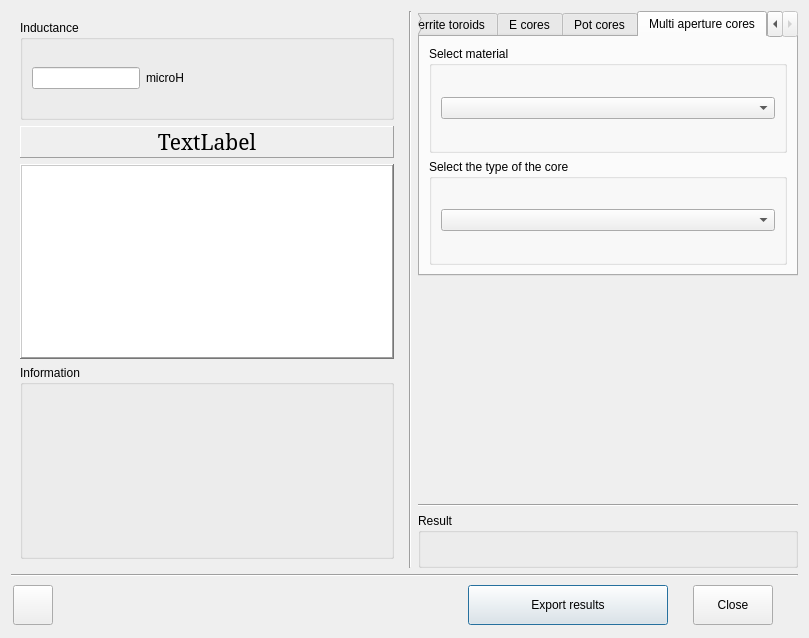
<?xml version="1.0" encoding="UTF-8"?>
<ui version="4.0">
 <class>Amidon</class>
 <widget class="QDialog" name="Amidon">
  <property name="windowModality">
   <enum>Qt::WindowModal</enum>
  </property>
  <property name="geometry">
   <rect>
    <x>0</x>
    <y>0</y>
    <width>809</width>
    <height>638</height>
   </rect>
  </property>
  <property name="windowTitle">
   <string>Amidon™ inc. Cores</string>
  </property>
  <property name="windowIcon">
   <iconset resource="res.qrc">
    <normaloff>:/menu_ico/res/icons8-a-32.png</normaloff>:/menu_ico/res/icons8-a-32.png</iconset>
  </property>
  <property name="locale">
   <locale language="English" country="UnitedStates"/>
  </property>
  <layout class="QVBoxLayout" name="verticalLayout_3">
   <item>
    <layout class="QHBoxLayout" name="horizontalLayout">
     <item>
      <widget class="QWidget" name="verticalWidget" native="true">
       <property name="sizePolicy">
        <sizepolicy hsizetype="Fixed" vsizetype="Preferred">
         <horstretch>0</horstretch>
         <verstretch>0</verstretch>
        </sizepolicy>
       </property>
       <layout class="QVBoxLayout" name="verticalLayout">
        <item>
         <widget class="QGroupBox" name="groupBox_ind">
          <property name="sizePolicy">
           <sizepolicy hsizetype="Preferred" vsizetype="Fixed">
            <horstretch>0</horstretch>
            <verstretch>0</verstretch>
           </sizepolicy>
          </property>
          <property name="minimumSize">
           <size>
            <width>0</width>
            <height>0</height>
           </size>
          </property>
          <property name="maximumSize">
           <size>
            <width>374</width>
            <height>100</height>
           </size>
          </property>
          <property name="title">
           <string>Inductance</string>
          </property>
          <layout class="QHBoxLayout" name="horizontalLayout_3">
           <item>
            <widget class="QLineEdit" name="lineEdit_ind">
             <property name="sizePolicy">
              <sizepolicy hsizetype="Fixed" vsizetype="Fixed">
               <horstretch>0</horstretch>
               <verstretch>0</verstretch>
              </sizepolicy>
             </property>
            </widget>
           </item>
           <item>
            <widget class="QLabel" name="label_2">
             <property name="sizePolicy">
              <sizepolicy hsizetype="Preferred" vsizetype="Fixed">
               <horstretch>0</horstretch>
               <verstretch>0</verstretch>
              </sizepolicy>
             </property>
             <property name="text">
              <string notr="true">microH</string>
             </property>
            </widget>
           </item>
          </layout>
         </widget>
        </item>
        <item>
         <widget class="QLabel" name="label">
          <property name="sizePolicy">
           <sizepolicy hsizetype="Preferred" vsizetype="Fixed">
            <horstretch>0</horstretch>
            <verstretch>0</verstretch>
           </sizepolicy>
          </property>
          <property name="font">
           <font>
            <family>Serif</family>
            <pointsize>16</pointsize>
            <weight>50</weight>
            <italic>false</italic>
            <bold>false</bold>
           </font>
          </property>
          <property name="styleSheet">
           <string notr="true">font: 16pt &quot;Serif&quot;;</string>
          </property>
          <property name="frameShape">
           <enum>QFrame::Panel</enum>
          </property>
          <property name="frameShadow">
           <enum>QFrame::Raised</enum>
          </property>
          <property name="text">
           <string notr="true">TextLabel</string>
          </property>
          <property name="textFormat">
           <enum>Qt::RichText</enum>
          </property>
          <property name="alignment">
           <set>Qt::AlignCenter</set>
          </property>
          <property name="margin">
           <number>8</number>
          </property>
         </widget>
        </item>
        <item>
         <widget class="QGraphicsView" name="graphArea">
          <property name="sizePolicy">
           <sizepolicy hsizetype="Expanding" vsizetype="Preferred">
            <horstretch>0</horstretch>
            <verstretch>0</verstretch>
           </sizepolicy>
          </property>
          <property name="minimumSize">
           <size>
            <width>374</width>
            <height>0</height>
           </size>
          </property>
          <property name="maximumSize">
           <size>
            <width>374</width>
            <height>281</height>
           </size>
          </property>
          <property name="frameShape">
           <enum>QFrame::WinPanel</enum>
          </property>
          <property name="frameShadow">
           <enum>QFrame::Raised</enum>
          </property>
         </widget>
        </item>
        <item>
         <widget class="QGroupBox" name="groupBox_info">
          <property name="sizePolicy">
           <sizepolicy hsizetype="Preferred" vsizetype="Preferred">
            <horstretch>0</horstretch>
            <verstretch>0</verstretch>
           </sizepolicy>
          </property>
          <property name="title">
           <string>Information</string>
          </property>
          <layout class="QVBoxLayout" name="verticalLayout_4">
           <item>
            <widget class="QLabel" name="label_info">
             <property name="sizePolicy">
              <sizepolicy hsizetype="Preferred" vsizetype="Preferred">
               <horstretch>0</horstretch>
               <verstretch>0</verstretch>
              </sizepolicy>
             </property>
             <property name="minimumSize">
              <size>
               <width>0</width>
               <height>0</height>
              </size>
             </property>
             <property name="maximumSize">
              <size>
               <width>16777215</width>
               <height>16777215</height>
              </size>
             </property>
             <property name="text">
              <string notr="true"/>
             </property>
             <property name="scaledContents">
              <bool>true</bool>
             </property>
             <property name="alignment">
              <set>Qt::AlignLeading|Qt::AlignLeft|Qt::AlignTop</set>
             </property>
             <property name="wordWrap">
              <bool>true</bool>
             </property>
            </widget>
           </item>
          </layout>
         </widget>
        </item>
       </layout>
      </widget>
     </item>
     <item>
      <widget class="Line" name="line_2">
       <property name="orientation">
        <enum>Qt::Vertical</enum>
       </property>
      </widget>
     </item>
     <item>
      <layout class="QVBoxLayout" name="verticalLayout_2">
       <property name="sizeConstraint">
        <enum>QLayout::SetMaximumSize</enum>
       </property>
       <item>
        <widget class="QTabWidget" name="tabWidget">
         <property name="sizePolicy">
          <sizepolicy hsizetype="Preferred" vsizetype="Preferred">
           <horstretch>0</horstretch>
           <verstretch>0</verstretch>
          </sizepolicy>
         </property>
         <property name="currentIndex">
          <number>4</number>
         </property>
         <widget class="QWidget" name="tab_airon_tor">
          <attribute name="title">
           <string>Iron powder toroids</string>
          </attribute>
          <layout class="QVBoxLayout" name="verticalLayout_5">
           <item>
            <widget class="QGroupBox" name="groupBox_tm">
             <property name="title">
              <string>Select material of the toroid</string>
             </property>
             <layout class="QHBoxLayout" name="horizontalLayout_5">
              <item>
               <widget class="QComboBox" name="comboBox_tm"/>
              </item>
             </layout>
            </widget>
           </item>
           <item>
            <widget class="QGroupBox" name="groupBox_td">
             <property name="title">
              <string>Select dimension type of the toroid</string>
             </property>
             <layout class="QHBoxLayout" name="horizontalLayout_6">
              <item>
               <widget class="QComboBox" name="comboBox_td"/>
              </item>
             </layout>
            </widget>
           </item>
          </layout>
         </widget>
         <widget class="QWidget" name="tab_ferrite_tor">
          <attribute name="title">
           <string>Ferrite toroids</string>
          </attribute>
          <layout class="QVBoxLayout" name="verticalLayout_6">
           <item>
            <widget class="QGroupBox" name="groupBox_fm">
             <property name="title">
              <string>Select material of the toroid</string>
             </property>
             <layout class="QHBoxLayout" name="horizontalLayout_7">
              <item>
               <widget class="QComboBox" name="comboBox_fm"/>
              </item>
             </layout>
            </widget>
           </item>
           <item>
            <widget class="QGroupBox" name="groupBox_fd">
             <property name="title">
              <string>Select dimension type of the toroid</string>
             </property>
             <layout class="QHBoxLayout" name="horizontalLayout_8">
              <item>
               <widget class="QComboBox" name="comboBox_fd"/>
              </item>
             </layout>
            </widget>
           </item>
          </layout>
         </widget>
         <widget class="QWidget" name="tab_e">
          <attribute name="title">
           <string>E cores</string>
          </attribute>
          <layout class="QVBoxLayout" name="verticalLayout_7">
           <item>
            <widget class="QGroupBox" name="groupBox_e">
             <property name="title">
              <string>Select type</string>
             </property>
             <layout class="QVBoxLayout" name="verticalLayout_10">
              <item>
               <widget class="QRadioButton" name="radioButton_e01">
                <property name="text">
                 <string notr="true">EA-77-188</string>
                </property>
                <property name="checked">
                 <bool>true</bool>
                </property>
               </widget>
              </item>
              <item>
               <widget class="QRadioButton" name="radioButton_e02">
                <property name="text">
                 <string notr="true">EA-77-250</string>
                </property>
               </widget>
              </item>
              <item>
               <widget class="QRadioButton" name="radioButton_e03">
                <property name="text">
                 <string notr="true">EA-77-375</string>
                </property>
               </widget>
              </item>
              <item>
               <widget class="QRadioButton" name="radioButton_e04">
                <property name="text">
                 <string notr="true">EA-77-500</string>
                </property>
               </widget>
              </item>
              <item>
               <widget class="QRadioButton" name="radioButton_e05">
                <property name="text">
                 <string notr="true">EA-77-625</string>
                </property>
               </widget>
              </item>
             </layout>
            </widget>
           </item>
          </layout>
         </widget>
         <widget class="QWidget" name="tab_p">
          <attribute name="title">
           <string>Pot cores</string>
          </attribute>
          <layout class="QVBoxLayout" name="verticalLayout_8">
           <item>
            <widget class="QGroupBox" name="groupBox_p">
             <property name="title">
              <string>Select type</string>
             </property>
             <layout class="QVBoxLayout" name="verticalLayout_9">
              <item>
               <widget class="QRadioButton" name="radioButton_p01">
                <property name="text">
                 <string notr="true">PC1107-77</string>
                </property>
                <property name="checked">
                 <bool>true</bool>
                </property>
               </widget>
              </item>
              <item>
               <widget class="QRadioButton" name="radioButton_p02">
                <property name="text">
                 <string notr="true">PC1408-77</string>
                </property>
               </widget>
              </item>
              <item>
               <widget class="QRadioButton" name="radioButton_p03">
                <property name="text">
                 <string notr="true">PC1811-77</string>
                </property>
               </widget>
              </item>
              <item>
               <widget class="QRadioButton" name="radioButton_p04">
                <property name="text">
                 <string notr="true">PC2213-77</string>
                </property>
               </widget>
              </item>
              <item>
               <widget class="QRadioButton" name="radioButton_p05">
                <property name="text">
                 <string notr="true">PC2616-77</string>
                </property>
               </widget>
              </item>
              <item>
               <widget class="QRadioButton" name="radioButton_p06">
                <property name="text">
                 <string notr="true">PC3019-77</string>
                </property>
               </widget>
              </item>
              <item>
               <widget class="QRadioButton" name="radioButton_p07">
                <property name="text">
                 <string notr="true">PC3622-77</string>
                </property>
               </widget>
              </item>
             </layout>
            </widget>
           </item>
          </layout>
         </widget>
         <widget class="QWidget" name="tab_bn">
          <attribute name="title">
           <string>Multi aperture cores</string>
          </attribute>
          <layout class="QVBoxLayout" name="verticalLayout_11">
           <item>
            <widget class="QGroupBox" name="groupBox_bn_m">
             <property name="title">
              <string>Select material</string>
             </property>
             <layout class="QVBoxLayout" name="verticalLayout_12">
              <item>
               <widget class="QComboBox" name="comboBox_bn_m"/>
              </item>
             </layout>
            </widget>
           </item>
           <item>
            <widget class="QGroupBox" name="groupBox_bn_t">
             <property name="title">
              <string>Select the type of the core</string>
             </property>
             <layout class="QVBoxLayout" name="verticalLayout_13">
              <item>
               <widget class="QComboBox" name="comboBox_bn_t"/>
              </item>
             </layout>
            </widget>
           </item>
          </layout>
         </widget>
        </widget>
       </item>
       <item>
        <widget class="QLabel" name="label_desc">
         <property name="text">
          <string notr="true"/>
         </property>
         <property name="pixmap">
          <pixmap resource="res.qrc">:/images/res/T-description.png</pixmap>
         </property>
         <property name="alignment">
          <set>Qt::AlignCenter</set>
         </property>
        </widget>
       </item>
       <item>
        <spacer name="verticalSpacer">
         <property name="orientation">
          <enum>Qt::Vertical</enum>
         </property>
         <property name="sizeHint" stdset="0">
          <size>
           <width>20</width>
           <height>40</height>
          </size>
         </property>
        </spacer>
       </item>
       <item>
        <widget class="Line" name="line_3">
         <property name="orientation">
          <enum>Qt::Horizontal</enum>
         </property>
        </widget>
       </item>
       <item>
        <widget class="QGroupBox" name="groupBox_result">
         <property name="sizePolicy">
          <sizepolicy hsizetype="Preferred" vsizetype="Preferred">
           <horstretch>0</horstretch>
           <verstretch>0</verstretch>
          </sizepolicy>
         </property>
         <property name="title">
          <string>Result</string>
         </property>
         <layout class="QHBoxLayout" name="horizontalLayout_4">
          <item>
           <widget class="QLabel" name="label_result">
            <property name="minimumSize">
             <size>
              <width>0</width>
              <height>0</height>
             </size>
            </property>
            <property name="text">
             <string notr="true"/>
            </property>
            <property name="alignment">
             <set>Qt::AlignLeading|Qt::AlignLeft|Qt::AlignTop</set>
            </property>
            <property name="wordWrap">
             <bool>true</bool>
            </property>
           </widget>
          </item>
         </layout>
        </widget>
       </item>
      </layout>
     </item>
    </layout>
   </item>
   <item>
    <widget class="Line" name="line">
     <property name="orientation">
      <enum>Qt::Horizontal</enum>
     </property>
    </widget>
   </item>
   <item>
    <layout class="QHBoxLayout" name="horizontalLayout_2">
     <property name="spacing">
      <number>25</number>
     </property>
     <property name="sizeConstraint">
      <enum>QLayout::SetMinimumSize</enum>
     </property>
     <property name="leftMargin">
      <number>2</number>
     </property>
     <property name="topMargin">
      <number>2</number>
     </property>
     <property name="rightMargin">
      <number>25</number>
     </property>
     <property name="bottomMargin">
      <number>2</number>
     </property>
     <item>
      <widget class="QPushButton" name="pushButton_help">
       <property name="minimumSize">
        <size>
         <width>40</width>
         <height>40</height>
        </size>
       </property>
       <property name="maximumSize">
        <size>
         <width>40</width>
         <height>40</height>
        </size>
       </property>
       <property name="text">
        <string/>
       </property>
       <property name="icon">
        <iconset resource="res.qrc">
         <normaloff>:/menu_ico/res/icons8-help-32.png</normaloff>:/menu_ico/res/icons8-help-32.png</iconset>
       </property>
       <property name="autoDefault">
        <bool>false</bool>
       </property>
      </widget>
     </item>
     <item>
      <spacer name="horizontalSpacer_2">
       <property name="orientation">
        <enum>Qt::Horizontal</enum>
       </property>
       <property name="sizeHint" stdset="0">
        <size>
         <width>40</width>
         <height>20</height>
        </size>
       </property>
      </spacer>
     </item>
     <item>
      <widget class="QPushButton" name="pushButton_export">
       <property name="minimumSize">
        <size>
         <width>200</width>
         <height>40</height>
        </size>
       </property>
       <property name="text">
        <string>Export results</string>
       </property>
       <property name="icon">
        <iconset resource="res.qrc">
         <normaloff>:/menu_ico/res/icons8-enter-key-64.png</normaloff>:/menu_ico/res/icons8-enter-key-64.png</iconset>
       </property>
       <property name="shortcut">
        <string notr="true">Enter</string>
       </property>
       <property name="autoDefault">
        <bool>false</bool>
       </property>
       <property name="default">
        <bool>true</bool>
       </property>
      </widget>
     </item>
     <item>
      <widget class="QPushButton" name="pushButton_close">
       <property name="minimumSize">
        <size>
         <width>0</width>
         <height>40</height>
        </size>
       </property>
       <property name="text">
        <string>Close</string>
       </property>
       <property name="icon">
        <iconset resource="res.qrc">
         <normaloff>:/menu_ico/res/icons8-unavailable-32.png</normaloff>:/menu_ico/res/icons8-unavailable-32.png</iconset>
       </property>
       <property name="shortcut">
        <string notr="true">Esc</string>
       </property>
       <property name="autoDefault">
        <bool>false</bool>
       </property>
      </widget>
     </item>
    </layout>
   </item>
  </layout>
 </widget>
 <resources>
  <include location="res.qrc"/>
 </resources>
 <connections/>
</ui>
